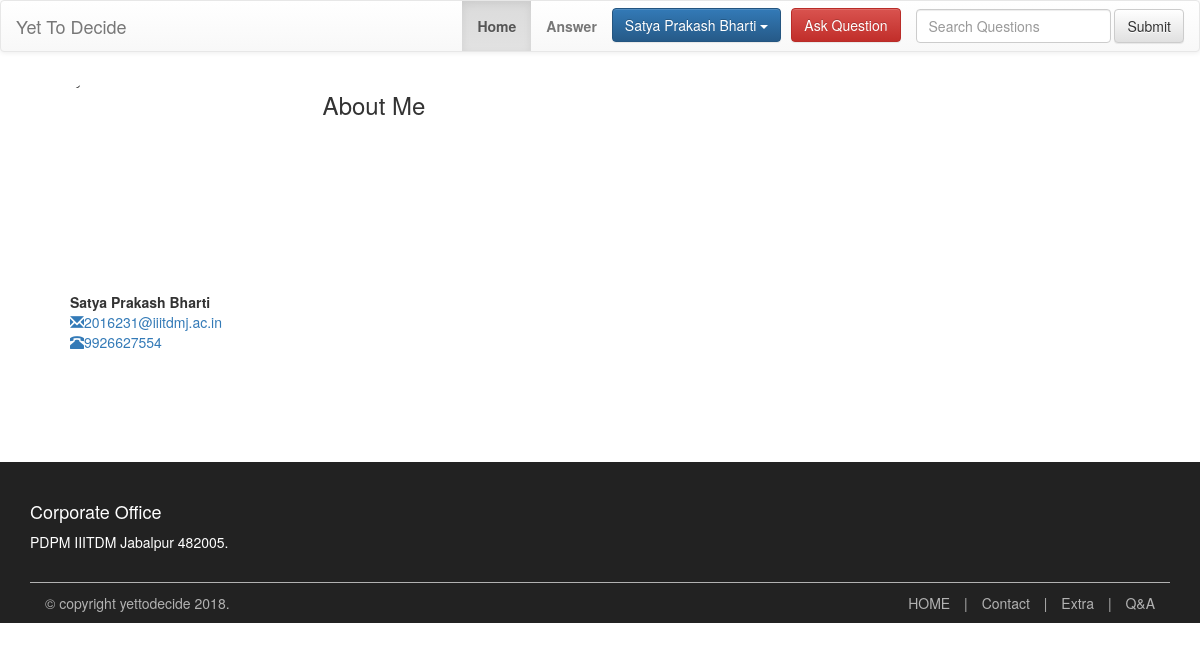
The page /profile.php (signed in) on the database its author committed.
### tables this page shows
CREATE TABLE `users` (
  `email` varchar(1000) NOT NULL,
  `pass` varchar(30) NOT NULL,
  `name` varchar(30) NOT NULL,
  `phone` varchar(10) NOT NULL,
  `profilep` varchar(200) DEFAULT NULL,
  `college` varchar(245) DEFAULT NULL,
  `about` longtext
);

### profile.php (the view, shortened to what this page needs)
<!DOCTYPE html>
<html>
<head>
	<link rel='stylesheet' href='footer.css' type='text/css'>
    <link rel='stylesheet' href='https://maxcdn.bootstrapcdn.com/bootstrap/3.3.7/css/bootstrap.min.css'>
    <link rel='stylesheet' href='https://maxcdn.bootstrapcdn.com/bootstrap/3.3.7/css/bootstrap-theme.min.css'>
</head>
    <header>
		<nav class='navbar navbar-default'>
		  <div class='container-fluid'>
			<div class='navbar-header'>
			  <a class='navbar-brand' href='#'>Yet To Decide</a>
			</div>
			<div class='collapse navbar-collapse' id='bs-example-navbar-collapse-1'>
			  <ul class='nav navbar-nav navbar-right'>
				<li class='active'><a href='index.php'><b>Home</b> <span class='sr-only'>(current)</span></a></li>
				<li><a href='unanswered.php'><b>Answer</b></a></li>
<form class='navbar-form navbar-right' action='discusssearch.php' method='post'>
				<div class='form-group'>
				  <input type='text' class='form-control' name='question' placeholder='Search Questions'>
				</div>
				<button type='submit' name='search' value='Search' class='btn btn-default'>Submit</button>
			  </form>
<li><?php
                                    $link = mysqli_connect('localhost', 'root', '','counselling');
                                     if($_SESSION['IS_AUTHENTICATED']){
                                     $hello =$_SESSION['email'];
                                         $sql="SELECT name FROM users WHERE email ='$hello'";
                                         $result=mysqli_query($link,$sql);
                                        $row=mysqli_fetch_array($result);
                                         $name=$row['name'];
                                echo "<div class='dropdown' style='margin-top:7px'>
  <button class='btn btn-primary dropdown-toggle' type='button' id='dropdownMenu1' data-toggle='dropdown' aria-haspopup='true' aria-expanded='true'>
    $name
    <span class='caret'></span>
  </button>
  <ul class='dropdown-menu' aria-labelledby='dropdownMenu1'>
    <li><a href='#'>My profile</a></li>
    <li><a href='#'>setting</a></li>
    <li><a href='loggout.php'>Log out</a></li>
  </ul>
</div>";
                                     }
                                    ?> </li>
  <button type='button' style='margin-top:7px;margin-left:10px;' class='btn btn-danger' data-toggle='modal' data-target='#myModal'>Ask Question</button>
			  </ul>
			</div>
		  </div>
		</nav>
	</header>
<body>
<?php
                                    $link = mysqli_connect('localhost', 'root', '','counselling');
                                     if($_SESSION['IS_AUTHENTICATED']){
                                     $hello =$_SESSION['email'];
                                         $sql="SELECT * FROM users WHERE email ='$hello'";
                                         $result=mysqli_query($link,$sql);
                                        $row=mysqli_fetch_array($result);
                                         $name=$row['name'];
                                         $college=$row['college'];
 					$profilep=$row['profilep'];
	echo "<div class='container'>
	<div class='row profile'>
	<div class='col-md-3'>
	<div class ='profile-sidebar'>
	<div class ='profile-user-pic'>
	<img src='images/$profilep' alt='photo' class='img-responsive img-circle' style='width:200px;height:200px;'>
	</div>
	<div class='profile-user-title' style='margin-left:40px;margin-top:20px;'>
	<div class='profile-user-name'><b>".$name."</b>
	  </div>
	  <div class='profile-user-job'>".$college."
	  </div>
      </div>
	  <div class='profile-user-menu' style='margin-left:00px;'>
	  <ul class ='van' style='list-style:none'>
	  <li class ='active'><a href=''><i class= 'glyphicon glyphicon-envelope'></i>".$row['email']."</a></li>
	  <li class ='active'><a href=''><i class ='glyphicon glyphicon-phone-alt'></i>".$row['phone']."</a></li>
	  </ul>
	  </div>
	  </div>
	  </div>
	  <div class='col-md-9'><h3>About Me</h3>
	  <p>".$row['about']."</p>
	  </div>
	  </div>
	  </div>";
}
?>
 <footer class='site-footer' style='margin-top:100px'>
 <div class='container'>
 <div class='row'>
 <div class='col-md-5'>
 <h4>Corporate Office</h4>
 <address>PDPM IIITDM Jabalpur 482005.
 </address>
 </div>
</div>
   <div class='bottom-footer'>
     <div class='col-md-5'>© copyright yettodecide 2018.</div>
     <div class='col-md-7'>
         <ul class='footer-nav'>
		     <li> <a href='index.php'>HOME</a></li>
			 <li> <a href='#'>Contact</a></li>
			 <li> <a href='#'>Extra</a></li>
	         <li> <a href='#'>Q&A</a></li>
		  </ul>
		 </div>
       </div>
      </div>
 </footer>
</body>
</html>

### footer.css (style rules this page uses)
.site-footer { background-color:#222; color:#fff; margin-top: 30px; padding-top: 30px; }
.bottom-footer { border-top:1px solid #b2b2b2; margin-top:10px; padding-top:10px; color: #b2b2b2; }
.footer-nav { text-align:right; list-style:none; }
.footer-nav li { display:inline; }
.footer-nav li:not(:first-child):before { content: '|'; padding:0px 10px; }
.footer-nav a { color:#b2b2b2 }

### rows shown on the page
users: name "Satya Prakash Bharti", email "2016231@iiitdmj.ac.in", phone "9926627554"
